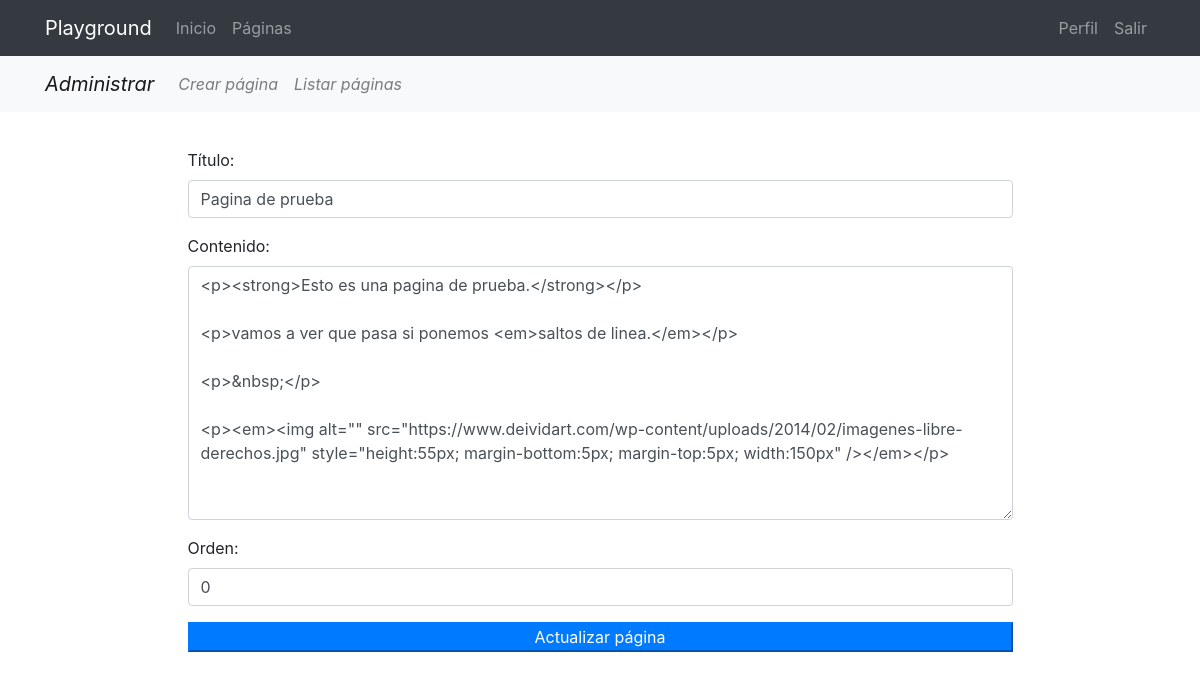
Page /pages/update/6 (signed in) on the committed database.
### pages/models.py (models this page shows, shortened)
class Page(models.Model):
    title = models.CharField(verbose_name="Título", max_length=200)
    content = RichTextField(verbose_name="Contenido")
    order = models.SmallIntegerField(verbose_name="Orden", default=0)
    created = models.DateTimeField(auto_now_add=True, verbose_name="Fecha de creación")
    updated = models.DateTimeField(auto_now=True, verbose_name="Fecha de edición")
    class Meta:
        verbose_name = "página"
        verbose_name_plural = "páginas"
        ordering = ['order', 'title']

### pages/views.py (the view, shortened to what this page needs)
# urls.py: path('update/<int:pk>', PageUpdate.as_view(), name='update'),
@method_decorator(staff_member_required, name='dispatch')
class PageUpdate(UpdateView):
    model = Page
    form_class = PageForm
    template_name_suffix = "_update_form"

### pages/forms.py
class PageForm(forms.ModelForm):
    class Meta:
        model = Page
        fields = ['title', 'content', 'order']
        widgets = {
            'title': forms.TextInput(attrs={'class': 'form-control', 'placeholder': 'Enter title'}),
            'content': forms.Textarea(attrs={'class': 'form-control'}),
            'order': forms.NumberInput(attrs={'class': 'form-control', 'placeholder': 'Enter order'}),
        }
        lables = {
            'title': '', 'content': '', 'order': ''
        }

### pages/templates/pages/page_update_form.html (shortened to what this page needs)
{% extends 'core/base.html' %}
{% load static %}
{% block content %}
{% include 'pages/includes/pages_menu.html'%}
<main role="main">
  <div class="container">
    <div class="row mt-3 mb-5">
      <div class="col-md-9 mx-auto">
        <div>
          <form action="" method="post">{% csrf_token %}
            {{ form.as_p }}
        <div class="text-center">
          <input type="submit" class="btn-primary btn-block" value="Actualizar página" />
        </div>
    </form>
        </div>
      </div>
    </div>
  </div>
</main>
{% endblock %}

### core/static/core/css/main.css (style rules this page uses)
main { padding-top: 20px; }
:root { --jumbotron-padding-y: 3rem; }

### rows in the picture
Page: title "Pagina de prueba", content "<p><strong>Esto es una pagina de prueba.</strong></p> <p>vamos a ver que pasa si ponemos <em>saltos de linea.</em></p> <p>&nbsp;</p> <p><em><img alt=\"\" src=\"https://www.deividart.com/wp-content/uploads/2014/02/imagenes-libre-derechos.jpg\" style=\"height:55px; margin-bottom:5px; margin-top:5px; width:150px\" /></em></p>", order "0"
